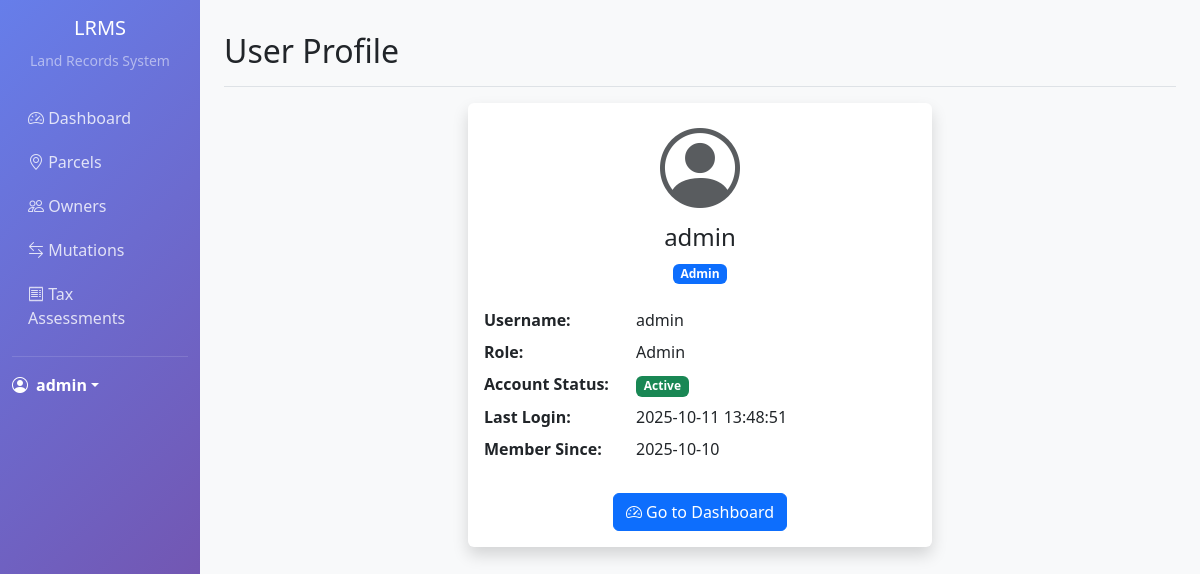
The app's page /profile (signed in) with its own data.
### models/user_account.py (models this page shows, shortened)
class UserAccount(UserMixin, db.Model):
    __tablename__ = 'user_account'
    user_id = db.Column(db.Integer, primary_key=True)
    username = db.Column(db.String(80), unique=True, nullable=False)
    password_hash = db.Column(db.String(255), nullable=False)
    role = db.Column(db.Enum('Registrar', 'Approver', 'Viewer', 'Admin', name='user_role_enum'), nullable=False)
    last_login = db.Column(db.DateTime)
    created_at = db.Column(db.DateTime, default=datetime.utcnow)
    is_active = db.Column(db.Boolean, default=True)
    mutations_approved = db.relationship('Mutation', backref='approver', lazy=True)
    audit_logs = db.relationship('AuditLog', backref='user', lazy=True)

### routes/auth_routes.py (the view)
@auth_bp.route('/profile')
@login_required
def profile():
    return render_template('profile.html', user=current_user)

### templates/profile.html (shortened to what this page needs)
{% extends "layout.html" %}
{% block content %}
<div class="d-flex justify-content-between flex-wrap flex-md-nowrap align-items-center pt-3 pb-2 mb-3 border-bottom">
    <h1 class="h2">User Profile</h1>
</div>
<div class="row justify-content-center">
    <div class="col-lg-6">
        <div class="card shadow">
            <div class="card-body">
                <div class="text-center mb-4">
                    <i class="bi bi-person-circle display-1 text-muted"></i>
                    <h4 class="mt-2">{{ user.username }}</h4>
                    <span class="badge bg-primary">{{ user.role }}</span>
                </div>
                <dl class="row">
                    <dt class="col-sm-4">Username:</dt>
                    <dd class="col-sm-8">{{ user.username }}</dd>
                    <dt class="col-sm-4">Role:</dt>
                    <dd class="col-sm-8">{{ user.role }}</dd>
                    <dt class="col-sm-4">Account Status:</dt>
                    <dd class="col-sm-8">
                        <span class="badge bg-{{ 'success' if user.is_active else 'danger' }}">
                            {{ 'Active' if user.is_active else 'Inactive' }}
                        </span>
                    </dd>
                    <dt class="col-sm-4">Last Login:</dt>
                    <dd class="col-sm-8">
                        {% if user.last_login %}
                            {{ user.last_login.strftime('%Y-%m-%d %H:%M:%S') }}
                        {% else %}
                            Never
                        {% endif %}
                    </dd>
                    <dt class="col-sm-4">Member Since:</dt>
                    <dd class="col-sm-8">{{ user.created_at.strftime('%Y-%m-%d') }}</dd>
                </dl>
                <div class="text-center mt-4">
                    <a href="{{ url_for('dashboard') }}" class="btn btn-primary">
                        <i class="bi bi-speedometer2"></i> Go to Dashboard
                    </a>
                </div>
            </div>
        </div>
    </div>
</div>
{% endblock %}

### templates/layout.html (shortened to what this page needs)
<!DOCTYPE html>
<html lang="en">
<head>
    <link href="https://cdn.jsdelivr.net/npm/bootstrap@5.3.0/dist/css/bootstrap.min.css" rel="stylesheet">
    <link href="https://cdn.jsdelivr.net/npm/bootstrap-icons@1.10.0/font/bootstrap-icons.css" rel="stylesheet">
</head>
<body>
    {% if current_user.is_authenticated %}
    <div class="container-fluid">
        <div class="row">
            <nav class="col-md-3 col-lg-2 d-md-block sidebar collapse">
                <div class="position-sticky pt-3">
                    <div class="text-center mb-4">
                        <h5 class="text-white">LRMS</h5>
                        <small class="text-white-50">Land Records System</small>
                    </div>
                    <ul class="nav flex-column">
                        <li class="nav-item">
                            <a class="nav-link" href="{{ url_for('dashboard') }}">
                                <i class="bi bi-speedometer2"></i> Dashboard
                            </a>
                        </li>
                        <li class="nav-item">
                            <a class="nav-link" href="{{ url_for('parcel.list_parcels') }}">
                                <i class="bi bi-geo-alt"></i> Parcels
                            </a>
                        </li>
                        <li class="nav-item">
                            <a class="nav-link" href="{{ url_for('owner.list_owners') }}">
                                <i class="bi bi-people"></i> Owners
                            </a>
                        </li>
                        <li class="nav-item">
                            <a class="nav-link" href="{{ url_for('mutation.list_mutations') }}">
                                <i class="bi bi-arrow-left-right"></i> Mutations
                            </a>
                        </li>
                        <li class="nav-item">
                            <a class="nav-link" href="{{ url_for('tax.list_tax_assessments') }}">
                                <i class="bi bi-receipt"></i> Tax Assessments
                            </a>
                        </li>
                    </ul>
                    <hr class="text-white-50">
                    <div class="dropdown">
                        <a href="#" class="d-flex align-items-center text-white text-decoration-none dropdown-toggle" data-bs-toggle="dropdown">
                            <i class="bi bi-person-circle me-2"></i>
                            <strong>{{ current_user.username }}</strong>
                        </a>
                    </div>
                </div>
            </nav>
            <main class="col-md-9 ms-sm-auto col-lg-10 px-md-4 main-content">
                <div class="pt-3 pb-2 mb-3">
                    {% block content %}{% endblock %}
                </div>
            </main>
        </div>
    </div>
    {% endif %}
</body>
</html>

### templates/layout.html (style rules this page uses)
.sidebar { min-height: 100vh; background: linear-gradient(135deg, #667eea 0%, #764ba2 100%); }
.sidebar .nav-link { color: rgba(255, 255, 255, 0.8); border-radius: 0.375rem; margin: 0.125rem 0; }
.main-content { background-color: #f8f9fa; min-height: 100vh; }
.card { border: none; box-shadow: 0 0.125rem 0.25rem rgba(0, 0, 0, 0.075); }

### records on screen
UserAccount: username "admin", role "Admin", is_active "Active", last_login "2025-10-11 13:48:51", created_at "2025-10-10"
